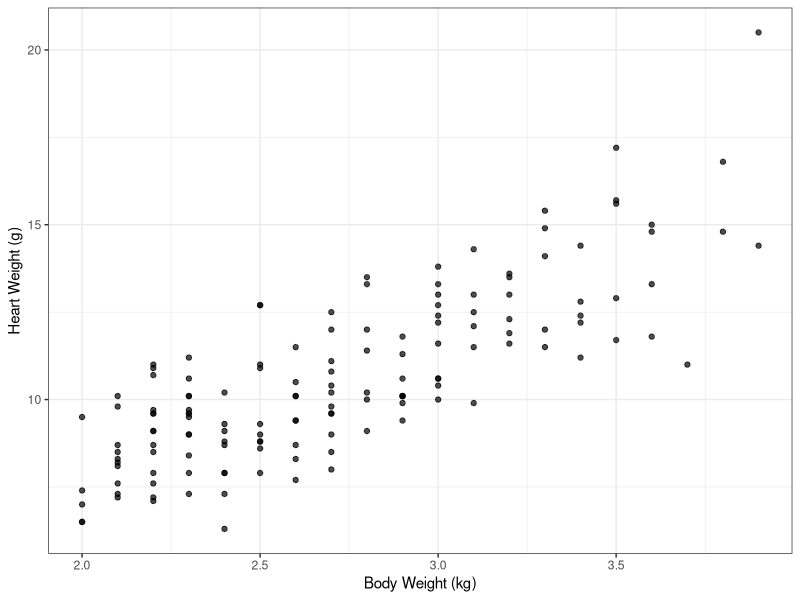
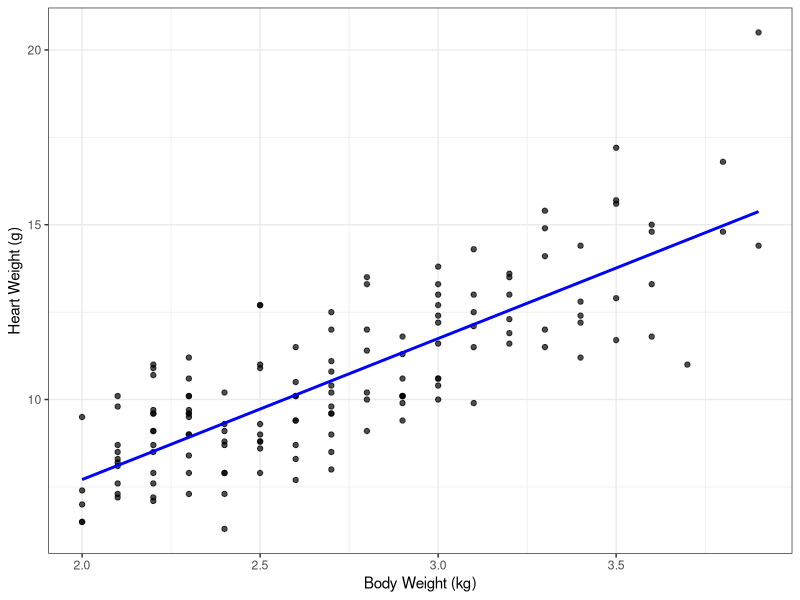

Here is the R script that generated these plots, in order: (Note: this script raises an error after producing the figures.)
## ---- chunk 1

## ---- chunk 2
library(tidyverse)
library(broom)
library(knitr)
library(kableExtra)
library(patchwork)
library(MASS)
## ---- chunk 3
ggplot(data = cats, aes(x = Bwt, y = Hwt)) +
  geom_point(alpha = 0.7) + 
  labs(x = "Body Weight (kg)",
       y = "Heart Weight (g)") +
  theme_bw()
## ---- chunk 4
ggplot(data = cats, aes(x = Bwt, y = Hwt)) +
  geom_point(alpha = 0.7) + 
  geom_smooth(method = "lm", color = "blue", se = FALSE) +
  labs(x = "Body Weight (kg)",
       y = "Heart Weight (g)") +
  theme_bw()
## ---- chunk 5
bwt_hwt_model <- lm(Hwt ~ Bwt, data = cats)
bwt_hwt_model %>%
  tidy() %>%
  kable(format = "html", digits = 3)
## ---- chunk 6
knitr::include_graphics("img/mindy.JPG")
## ---- chunk 7
x0 <- data.frame(Bwt = c(3.18))
predict(bwt_hwt_model, x0, interval = "confidence", #<<
           conf.level = 0.95) %>% 
  kable(format = "html", digits = 3)
## ---- chunk 8
predict(bwt_hwt_model, x0, interval = "predict",
           conf.level = 0.95) %>%
  kable(format = "html", digits = 3)
## ---- chunk 9
pred_int <- as_tibble(predict(bwt_hwt_model, newdata = data.frame(Bwt = cats$Bwt), interval = "predict")) %>%
  rename(lower_pred = lwr, 
         upper_pred = upr) %>%
  dplyr::select(-fit)

conf_int <- as_tibble(predict(bwt_hwt_model, interval = "confidence")) %>%
  rename(lower_conf = lwr, 
         upper_conf = upr) %>%
  dplyr::select(-fit)
  
cats <- bind_cols(cats, pred_int)
cats <- bind_cols(cats, conf_int)
## ---- chunk 10
colors <- c("conf" = "blue", "pred" = "red")
ggplot(data = cats, aes(x = Bwt, y = Hwt)) +
  geom_point(alpha = 0.5) + 
  geom_smooth(method = "lm", color = "gray", se = FALSE) +
  geom_line(aes(y = lower_pred, color = "pred"), linetype = "dashed") + 
  geom_line(aes(y = upper_pred, color = "pred"), linetype = "dashed") + 
  geom_line(aes(y = lower_conf, color = "conf")) + 
  geom_line(aes(y = upper_conf, color = "conf")) +
  labs(x = "Body Weight (kg)",
       y = "Heart Weight (g)") +
  theme_bw() +
  scale_color_manual(values = colors, 
                     labels = c("Confidence interval for mean", "Prediction interval for individual"), 
                     name = "") +
  theme(legend.position = "top", 
        legend.text = element_text(size = 20))
## ---- chunk 11
knitr::include_graphics("img/andy.JPG")
## ---- chunk 12
ggplot(data = cats, aes(x = Bwt, y = Hwt)) +
  geom_point(alpha = 0.5) + 
  geom_vline(xintercept = 8.6, color = "red") +
  labs(x = "Body Weight (kg)",
       y = "Heart Weight (g)") +
  annotate("text", x = 8.2, y = 17, label = "Andy", color = "red") +
  theme_bw()
